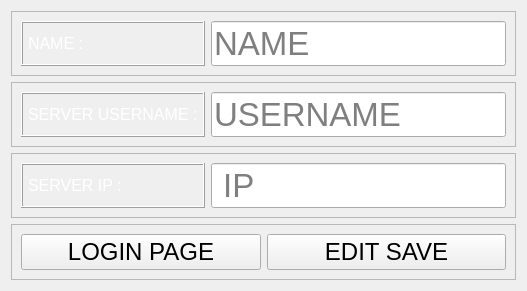
             <widget class="QWidget" name="page_5">
              <layout class="QVBoxLayout" name="verticalLayout_10">
               <item>
                <widget class="QFrame" name="frame_44">
                 <property name="frameShape">
                  <enum>QFrame::StyledPanel</enum>
                 </property>
                 <property name="frameShadow">
                  <enum>QFrame::Raised</enum>
                 </property>
                 <layout class="QGridLayout" name="gridLayout_25">
                  <item row="0" column="0">
                   <widget class="QLabel" name="label_39">
                    <property name="sizePolicy">
                     <sizepolicy hsizetype="Preferred" vsizetype="Minimum">
                      <horstretch>0</horstretch>
                      <verstretch>0</verstretch>
                     </sizepolicy>
                    </property>
                    <property name="font">
                     <font>
                      <pointsize>15</pointsize>
                      <weight>50</weight>
                      <bold>false</bold>
                     </font>
                    </property>
                    <property name="frameShape">
                     <enum>QFrame::Box</enum>
                    </property>
                    <property name="frameShadow">
                     <enum>QFrame::Raised</enum>
                    </property>
                    <property name="text">
                     <string>&lt;html&gt;&lt;head/&gt;&lt;body&gt;&lt;p&gt;&lt;span style=&quot; font-size:12pt; color:#ffffff;&quot;&gt;NAME :&lt;/span&gt;&lt;/p&gt;&lt;/body&gt;&lt;/html&gt;</string>
                    </property>
                   </widget>
                  </item>
                  <item row="0" column="1">
                   <widget class="QLineEdit" name="lineEdit_19">
                    <property name="sizePolicy">
                     <sizepolicy hsizetype="Minimum" vsizetype="Minimum">
                      <horstretch>0</horstretch>
                      <verstretch>0</verstretch>
                     </sizepolicy>
                    </property>
                    <property name="font">
                     <font>
                      <pointsize>25</pointsize>
                     </font>
                    </property>
                    <property name="placeholderText">
                     <string>NAME</string>
                    </property>
                   </widget>
                  </item>
                 </layout>
                </widget>
               </item>
               <item>
                <widget class="QFrame" name="frame_45">
                 <property name="frameShape">
                  <enum>QFrame::StyledPanel</enum>
                 </property>
                 <property name="frameShadow">
                  <enum>QFrame::Raised</enum>
                 </property>
                 <layout class="QHBoxLayout" name="horizontalLayout_34">
                  <item>
                   <widget class="QLabel" name="label_40">
                    <property name="sizePolicy">
                     <sizepolicy hsizetype="Preferred" vsizetype="Minimum">
                      <horstretch>0</horstretch>
                      <verstretch>0</verstretch>
                     </sizepolicy>
                    </property>
                    <property name="font">
                     <font>
                      <pointsize>15</pointsize>
                      <weight>50</weight>
                      <bold>false</bold>
                     </font>
                    </property>
                    <property name="frameShape">
                     <enum>QFrame::Box</enum>
                    </property>
                    <property name="frameShadow">
                     <enum>QFrame::Raised</enum>
                    </property>
                    <property name="text">
                     <string>&lt;html&gt;&lt;head/&gt;&lt;body&gt;&lt;p&gt;&lt;span style=&quot; font-size:12pt; color:#ffffff;&quot;&gt;SERVER USERNAME :&lt;/span&gt;&lt;/p&gt;&lt;/body&gt;&lt;/html&gt;</string>
                    </property>
                   </widget>
                  </item>
                  <item>
                   <widget class="QLineEdit" name="lineEdit_20">
                    <property name="sizePolicy">
                     <sizepolicy hsizetype="Minimum" vsizetype="Minimum">
                      <horstretch>0</horstretch>
                      <verstretch>0</verstretch>
                     </sizepolicy>
                    </property>
                    <property name="font">
                     <font>
                      <pointsize>25</pointsize>
                     </font>
                    </property>
                    <property name="placeholderText">
                     <string>USERNAME</string>
                    </property>
                   </widget>
                  </item>
                 </layout>
                </widget>
               </item>
               <item>
                <widget class="QFrame" name="frame_42">
                 <property name="frameShape">
                  <enum>QFrame::StyledPanel</enum>
                 </property>
                 <property name="frameShadow">
                  <enum>QFrame::Raised</enum>
                 </property>
                 <layout class="QHBoxLayout" name="horizontalLayout_32">
                  <item>
                   <widget class="QLabel" name="label_38">
                    <property name="sizePolicy">
                     <sizepolicy hsizetype="Preferred" vsizetype="Minimum">
                      <horstretch>0</horstretch>
                      <verstretch>0</verstretch>
                     </sizepolicy>
                    </property>
                    <property name="font">
                     <font>
                      <pointsize>15</pointsize>
                      <weight>50</weight>
                      <bold>false</bold>
                     </font>
                    </property>
                    <property name="frameShape">
                     <enum>QFrame::Box</enum>
                    </property>
                    <property name="frameShadow">
                     <enum>QFrame::Raised</enum>
                    </property>
                    <property name="text">
                     <string>&lt;html&gt;&lt;head/&gt;&lt;body&gt;&lt;p&gt;&lt;span style=&quot; font-size:12pt; color:#ffffff;&quot;&gt;SERVER IP :&lt;/span&gt;&lt;/p&gt;&lt;/body&gt;&lt;/html&gt;</string>
                    </property>
                   </widget>
                  </item>
                  <item>
                   <widget class="QLineEdit" name="lineEdit_18">
                    <property name="sizePolicy">
                     <sizepolicy hsizetype="Minimum" vsizetype="Minimum">
                      <horstretch>0</horstretch>
                      <verstretch>0</verstretch>
                     </sizepolicy>
                    </property>
                    <property name="font">
                     <font>
                      <pointsize>25</pointsize>
                     </font>
                    </property>
                    <property name="placeholderText">
                     <string> IP</string>
                    </property>
                   </widget>
                  </item>
                 </layout>
                </widget>
               </item>
               <item>
                <widget class="QFrame" name="frame_43">
                 <property name="frameShape">
                  <enum>QFrame::StyledPanel</enum>
                 </property>
                 <property name="frameShadow">
                  <enum>QFrame::Raised</enum>
                 </property>
                 <layout class="QHBoxLayout" name="horizontalLayout_33">
                  <item>
                   <widget class="QPushButton" name="pushButton_25">
                    <property name="sizePolicy">
                     <sizepolicy hsizetype="Minimum" vsizetype="Fixed">
                      <horstretch>0</horstretch>
                      <verstretch>0</verstretch>
                     </sizepolicy>
                    </property>
                    <property name="font">
                     <font>
                      <pointsize>18</pointsize>
                     </font>
                    </property>
                    <property name="text">
                     <string>LOGIN PAGE</string>
                    </property>
                   </widget>
                  </item>
                  <item>
                   <widget class="QPushButton" name="pushButton_26">
                    <property name="font">
                     <font>
                      <pointsize>18</pointsize>
                     </font>
                    </property>
                    <property name="text">
                     <string>EDIT SAVE</string>
                    </property>
                   </widget>
                  </item>
                 </layout>
                </widget>
               </item>
              </layout>
             </widget>
